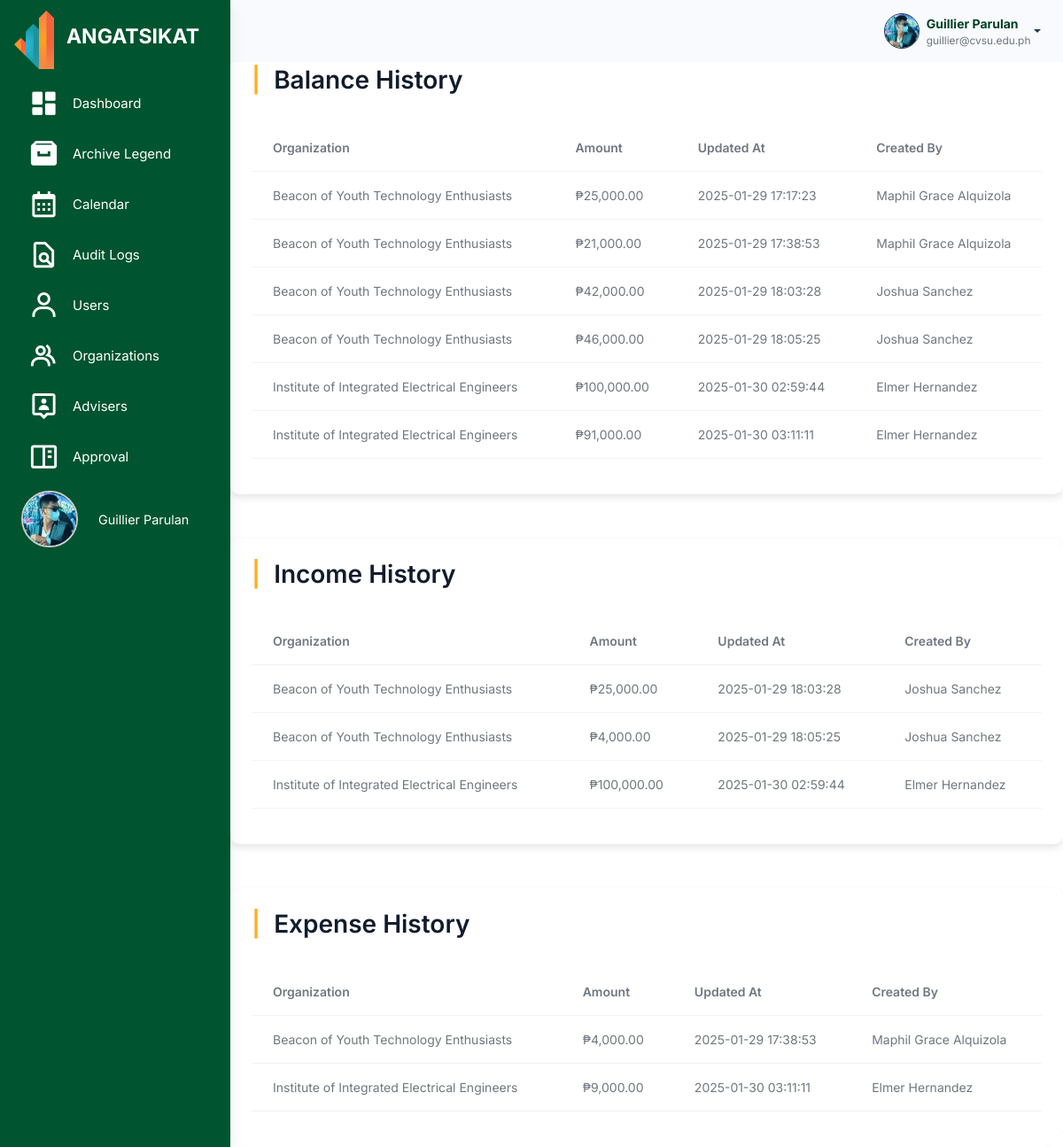
The app's page /src/audit_logs/balance_logs.php (signed in) with its own data.
### tables this page shows
CREATE TABLE `users` (
  `user_id` int(11) NOT NULL,
  `username` varchar(100) NOT NULL,
  `password` varchar(255) NOT NULL,
  `profile_picture` varchar(255) NOT NULL,
  `first_name` varchar(255) NOT NULL,
  `last_name` varchar(255) NOT NULL,
  `email` varchar(100) NOT NULL,
  `role` enum('admin','officer','member') NOT NULL,
  `organization_id` int(11) DEFAULT NULL,
  `archived` tinyint(1) DEFAULT 0,
  `created_at` timestamp NOT NULL DEFAULT current_timestamp(),
  `position` enum('President','Treasurer') NOT NULL,
  `failed_attempts` int(11) DEFAULT 0,
  `is_locked` tinyint(1) DEFAULT 0,
  `last_failed_attempt` datetime DEFAULT NULL
);

CREATE TABLE `balance_history` (
  `history_id` int(11) NOT NULL,
  `organization_id` int(11) NOT NULL,
  `balance` decimal(15,2) NOT NULL,
  `updated_at` timestamp NOT NULL DEFAULT current_timestamp(),
  `created_by` int(11) NOT NULL
);

CREATE TABLE `organizations` (
  `organization_id` int(11) NOT NULL,
  `organization_name` varchar(255) NOT NULL,
  `acronym` varchar(100) NOT NULL,
  `organization_logo` varchar(255) DEFAULT NULL,
  `organization_members` int(11) NOT NULL DEFAULT 0,
  `organization_status` enum('Probationary','Level I','Level II') NOT NULL DEFAULT 'Probationary',
  `organization_color` varchar(7) DEFAULT NULL,
  `archived` tinyint(1) DEFAULT 0,
  `created_at` timestamp NOT NULL DEFAULT current_timestamp(),
  `balance` decimal(15,2) DEFAULT 0.00,
  `beginning_balance` decimal(15,2) DEFAULT 0.00,
  `income` decimal(15,2) DEFAULT 0.00,
  `expense` decimal(15,2) DEFAULT 0.00,
  `cash_on_bank` decimal(15,2) DEFAULT 0.00,
  `cash_on_hand` decimal(15,2) DEFAULT 0.00
);

CREATE TABLE `income_history` (
  `history_id` int(11) NOT NULL,
  `organization_id` int(11) NOT NULL,
  `income` decimal(10,2) NOT NULL,
  `updated_at` timestamp NOT NULL DEFAULT current_timestamp() ON UPDATE current_timestamp(),
  `created_by` int(11) NOT NULL
);

CREATE TABLE `expense_history` (
  `history_id` int(11) NOT NULL,
  `organization_id` int(11) NOT NULL,
  `expense` decimal(10,2) NOT NULL,
  `updated_at` timestamp NOT NULL DEFAULT current_timestamp() ON UPDATE current_timestamp(),
  `created_by` int(11) NOT NULL
);

### src/user_query.php (called while the page is built, shortened)
<?php
$user_id = $_SESSION['user_id'];
$user_query = "SELECT * FROM users WHERE user_id = '$user_id'";
$user_result = mysqli_query($conn, $user_query);
if ($user_result && mysqli_num_rows($user_result) > 0) {
    $user = mysqli_fetch_assoc($user_result);
    $firstname = $user['first_name'];
    $lastname = $user['last_name'];
    $fullname = $firstname . ' ' . $lastname;
    $email = $user['email'];
    $profile_picture = $user['profile_picture'];
} else {
    echo "Error fetching user data: " . mysqli_error($conn);
    exit();
}
?>

### src/audit_logs/balance_logs.php (the view, shortened to what this page needs)
<?php
include '../connection.php';
include '../user_query.php';
?>
<!DOCTYPE html>
<html lang="en">
<head>
    <link rel="stylesheet" href="../assets/css/styles.min.css" />
    <link rel="stylesheet" href="../budget_management/css/budget.css" />
    <link rel="stylesheet" href="css/activities.css" />
    <link href="https://unpkg.com/boxicons@2.1.4/css/boxicons.min.css" rel="stylesheet" />
    <link rel="stylesheet" href="https://cdnjs.cloudflare.com/ajax/libs/font-awesome/6.6.0/css/all.min.css">
    <link rel="stylesheet" href="https://cdn.datatables.net/2.1.7/css/dataTables.bootstrap.min.css" />
</head>
<body>
     <div class="page-wrapper" id="main-wrapper" data-layout="vertical" data-navbarbg="skin6" data-sidebartype="full"
        data-sidebar-position="fixed" data-header-position="fixed">
        <aside class="left-sidebar" id="sidebar">
            <div>
                <div class="brand-logo d-flex align-items-center justify-content-between">
                    <a class="text-nowrap logo-img">
                        <img src="../assets/images/logos/angatsikat.png" alt="Angat Sikat Logo" class="logo contain"
                            style="width: 45px; height: auto;" />
                            <span class="logo-text">ANGATSIKAT</span>
                    </a>
                </div>
                <nav class="sidebar-nav scroll-sidebar" data-simplebar="">
                    <ul id="sidebarnav">
                        <li class="sidebar-item">
                            <a class="sidebar-link" href="../dashboard/admin_dashboard.php" aria-expanded="false">
                                <i class="bx bxs-dashboard" style="color: #fff; font-size: 35px;"></i>
                                <span class="hide-menu">Dashboard</span>
                            </a>
                        </li>
                        <li class="sidebar-item">
                            <a class="sidebar-link" href="../archive/archive_legend.php" aria-expanded="false">
                                <i class="bx bxs-archive" style="color: #fff; font-size: 35px;"></i>
                                <span class="hide-menu">Archive Legend</span>
                            </a>
                        </li>
                        <li class="sidebar-item">
                            <a class="sidebar-link" href="../activity_management/admin_calendar.php" aria-expanded="false"
                                data-tooltip="Manage Events">
                                <i class="bx bx-calendar" style="color: #fff; font-size: 35px;"></i>
                                <span class="hide-menu">Calendar</span>
                            </a>
                        </li>
                        <li class="sidebar-item">
                            <a class="sidebar-link" aria-expanded="false" data-tooltip="Budget"
                                onclick="toggleSubmenu(event)">
                                <i class="bx bx-file-find" style="color: #fff; font-size: 35px;"></i>
                                <span class="hide-menu">Audit Logs</span>
                            </a>
                        </li>
                        <li class="sidebar-item">
                            <a class="sidebar-link" href="../user_management/users.php" aria-expanded="false"
                                data-tooltip="Users">
                                <i class="bx bx-user" style="color: #fff; font-size: 35px;"></i>
                                <span class="hide-menu">Users</span>
                            </a>
                        </li>
                        <li class="sidebar-item">
                            <a class="sidebar-link" href="../organization_management/organizations.php"
                                aria-expanded="false" data-tooltip="Organizations">
                                <i class="bx bx-group" style="color: #fff; font-size: 35px;"></i>
                                <span class="hide-menu">Organizations</span>
                            </a>
                        </li>
                        <li class="sidebar-item">
                            <a class="sidebar-link" href="../adviser_management/advisers.php" aria-expanded="false"
                                data-tooltip="Events">
                                <i class="bx bx-user-pin" style="color: #fff; font-size: 35px;"></i>
                                <span class="hide-menu">Advisers</span>
                            </a>
                        </li>
                        <li class="sidebar-item">
                            <a class="sidebar-link" href="../budget_management/admin_budget_approval_table.php"
                                aria-expanded="false" data-tooltip="Events">
                                <i class="bx bx-book-content" style="color: #fff; font-size: 35px;"></i>
                                <span class="hide-menu">Approval</span>
                            </a>
                        </li>
                        <li class="sidebar-item profile-container">
                            <a class="sidebar-link" href="../user/admin_profile.php" aria-expanded="false"
                                data-tooltip="Profile" style="display: flex; align-items: center; padding: 0.5rem;">
                                <div class="profile-pic-border"
                                    style="height: 4rem; width: 4rem; display: flex; justify-content: center; align-items: center; overflow: hidden; border-radius: 50%; border: 2px solid #ccc;">
                                    <img src="<?php echo !empty($profile_picture) ? '../user/' . htmlspecialchars($profile_picture) : '../user/uploads/default.png'; ?>"
                                        alt="Profile Picture" class="profile-pic"
                                        style="height: 100%; width: 100%; object-fit: cover;" />
                                </div>
                                <span class="profile-name" style="margin-left: 0.5rem; font-size: 0.9rem;">
                                    <?php echo htmlspecialchars($user['first_name']) . ' ' . htmlspecialchars($user['last_name']); ?>
                                </span>
                            </a>
                        </li>
                    </ul>
                </nav>
            </div>
        </aside>
        <div class="body-wrapper">
            <header class="app-header">
                <nav class="navbar navbar-expand-lg navbar-light">
                    <div class="navbar-collapse justify-content-end px-0" id="navbarNav">
                        <ul class="navbar-nav flex-row ms-auto align-items-center justify-content-end">
                            <li class="nav-item dropdown">
                                <div class="dropdown">
                                    <a href="#" class="dropdown-toggle d-flex align-items-center"
                                        data-bs-toggle="dropdown" aria-expanded="false" style="text-decoration: none;">
                                        <img class="border border-dark rounded-circle"
                                            src="<?php echo !empty($profile_picture) ? '../user/' . $profile_picture : '../user/uploads/default.png'; ?>"
                                            alt="Profile"
                                            style="width: 40px; height: 40px; margin-left: 10px; object-fit: cover;">
                                        <div class="d-flex flex-column align-items-start ms-2">
                                            <span style="font-weight: bold; color: #004024;">
                                                <?php echo htmlspecialchars($fullname); ?>
                                            </span>
                                            <span style="font-size: 0.85em; color: #6c757d;">
                                                <?php echo htmlspecialchars($email); ?>
                                            </span>
                                        </div>
                                    </a>
                                </div>
                            </li>
                        </ul>
                    </div>
                </nav>
            </header>
    <div class="container p-4" style="margin-top: 50px;">
        <h2><span class="text-warning fw-bold me-2">|</span> Balance History</h2>
        <div class="table-responsive">
            <table class="table mt-4" id="balanceHistoryTable">
                <thead>
                    <tr>
                        <th>Organization</th>
                        <th>Amount</th>
                        <th>Updated At</th>
                        <th>Created By</th>
                    </tr>
                </thead>
                <tbody>
                    <?php
                    $query = "
                        SELECT h.balance, h.updated_at, u.first_name, u.last_name, o.organization_name
                        FROM balance_history h
                        JOIN organizations o ON h.organization_id = o.organization_id
                        JOIN users u ON h.created_by = u.user_id
                    ";
                    $result = mysqli_query($conn, $query);
                    while ($row = mysqli_fetch_assoc($result)) {
                        $organization = $row['organization_name'];
                        $amount = number_format($row['balance'], 2);
                        $updated_at = date('Y-m-d H:i:s', strtotime($row['updated_at']));
                        $created_by = $row['first_name'] . ' ' . $row['last_name'];
                        ?>
                        <tr>
                            <td><?php echo htmlspecialchars($organization); ?></td>
                            <td>₱<?php echo htmlspecialchars($amount); ?></td>
                            <td><?php echo htmlspecialchars($updated_at); ?></td>
                            <td><?php echo htmlspecialchars($created_by); ?></td>
                        </tr>
                        <?php
                    }
                    ?>
                </tbody>
            </table>
        </div>
    </div>
    <div class="container p-4" style="margin-top: 50px;">
        <h2><span class="text-warning fw-bold me-2">|</span> Income History</h2>
        <div class="table-responsive">
            <table class="table mt-4" id="incomeHistoryTable">
                <thead>
                    <tr>
                        <th>Organization</th>
                        <th>Amount</th>
                        <th>Updated At</th>
                        <th>Created By</th>
                    </tr>
                </thead>
                <tbody>
                    <?php
                    $query = "
                        SELECT h.income, h.updated_at, u.first_name, u.last_name, o.organization_name
                        FROM income_history h
                        JOIN organizations o ON h.organization_id = o.organization_id
                        JOIN users u ON h.created_by = u.user_id
                    ";
                    $result = mysqli_query($conn, $query);
                    while ($row = mysqli_fetch_assoc($result)) {
                        $organization = $row['organization_name'];
                        $amount = number_format($row['income'], 2);
                        $updated_at = date('Y-m-d H:i:s', strtotime($row['updated_at']));
                        $created_by = $row['first_name'] . ' ' . $row['last_name'];
                        ?>
                        <tr>
                            <td><?php echo htmlspecialchars($organization); ?></td>
                            <td>₱<?php echo htmlspecialchars($amount); ?></td>
                            <td><?php echo htmlspecialchars($updated_at); ?></td>
                            <td><?php echo htmlspecialchars($created_by); ?></td>
                        </tr>
                        <?php
                    }
                    ?>
                </tbody>
            </table>
        </div>
    </div>
    <div class="container p-4" style="margin-top: 50px;">
        <h2><span class="text-warning fw-bold me-2">|</span> Expense History</h2>
        <div class="table-responsive">
            <table class="table mt-4" id="expenseHistoryTable">
                <thead>
                    <tr>
                        <th>Organization</th>
                        <th>Amount</th>
                        <th>Updated At</th>
                        <th>Created By</th>
                    </tr>
                </thead>
                <tbody>
                    <?php
                    $query = "
                        SELECT h.expense, h.updated_at, u.first_name, u.last_name, o.organization_name
                        FROM expense_history h
                        JOIN organizations o ON h.organization_id = o.organization_id
                        JOIN users u ON h.created_by = u.user_id
                    ";
                    $result = mysqli_query($conn, $query);
                    while ($row = mysqli_fetch_assoc($result)) {
                        $organization = $row['organization_name'];
                        $amount = number_format($row['expense'], 2);
                        $updated_at = date('Y-m-d H:i:s', strtotime($row['updated_at']));
                        $created_by = $row['first_name'] . ' ' . $row['last_name'];
                        ?>
                        <tr>
                            <td><?php echo htmlspecialchars($organization); ?></td>
                            <td>₱<?php echo htmlspecialchars($amount); ?></td>
                            <td><?php echo htmlspecialchars($updated_at); ?></td>
                            <td><?php echo htmlspecialchars($created_by); ?></td>
                        </tr>
                        <?php
                    }
                    ?>
                </tbody>
            </table>
        </div>
    </div>
    </div>
    </div>
</body>
</html>

### records on screen
users: profile_picture (picture), first_name "Guillier", last_name "Parulan", fullname "Guillier Parulan", email "guillier@cvsu.edu.ph"
balance_history: organization.organization_name "Beacon of Youth Technology Enthusiasts", balance "25,000.00", updated_at "2025-01-29 17:17:23", users.first_name+last_name "Maphil Grace Alquizola"
balance_history: organization.organization_name "Beacon of Youth Technology Enthusiasts", balance "21,000.00", updated_at "2025-01-29 17:38:53", users.first_name+last_name "Maphil Grace Alquizola"
balance_history: organization.organization_name "Beacon of Youth Technology Enthusiasts", balance "42,000.00", updated_at "2025-01-29 18:03:28", users.first_name+last_name "Joshua Sanchez"
balance_history: organization.organization_name "Beacon of Youth Technology Enthusiasts", balance "46,000.00", updated_at "2025-01-29 18:05:25", users.first_name+last_name "Joshua Sanchez"
balance_history: organization.organization_name "Institute of Integrated Electrical Engineers", balance "100,000.00", updated_at "2025-01-30 02:59:44", users.first_name+last_name "Elmer Hernandez"
balance_history: organization.organization_name "Institute of Integrated Electrical Engineers", balance "91,000.00", updated_at "2025-01-30 03:11:11", users.first_name+last_name "Elmer Hernandez"
income_history: organization.organization_name "Beacon of Youth Technology Enthusiasts", income "25,000.00", updated_at "2025-01-29 18:03:28", users.first_name+last_name "Joshua Sanchez"
income_history: organization.organization_name "Beacon of Youth Technology Enthusiasts", income "4,000.00", updated_at "2025-01-29 18:05:25", users.first_name+last_name "Joshua Sanchez"
income_history: organization.organization_name "Institute of Integrated Electrical Engineers", income "100,000.00", updated_at "2025-01-30 02:59:44", users.first_name+last_name "Elmer Hernandez"
expense_history: organization.organization_name "Beacon of Youth Technology Enthusiasts", expense "4,000.00", updated_at "2025-01-29 17:38:53", users.first_name+last_name "Maphil Grace Alquizola"
expense_history: organization.organization_name "Institute of Integrated Electrical Engineers", expense "9,000.00", updated_at "2025-01-30 03:11:11", users.first_name+last_name "Elmer Hernandez"
